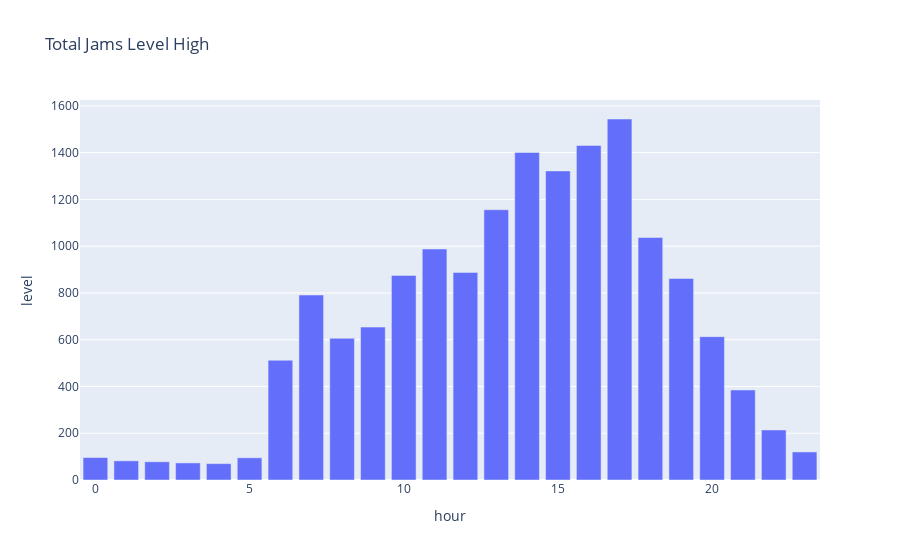

Notebook code for this chart:
### Code cell
px.bar(
    jams[jams.level==3].groupby('hour')['level'].count().reset_index(),
    x='hour',
    y='level',
    title='Total Jams Level High'
)

### Figure 1 — Plotly figure (JSON) as saved in the notebook; plotly's stock layout.template omitted (floating-point values rounded to 4 significant figures)
{"data": [{"alignmentgroup": "True", "hovertemplate": "hour=%{x}<br>level=%{y}<extra></extra>", "legendgroup": "", "marker": {"color": "#636efa", "pattern": {"shape": ""}}, "name": "", "offsetgroup": "", "orientation": "v", "showlegend": false, "textposition": "auto", "type": "bar", "x": [0, 1, 2, 3, 4, 5, 6, 7, 8, 9, 10, 11, 12, 13, 14, 15, 16, 17, 18, 19, 20, 21, 22, 23], "xaxis": "x", "y": [96, 82, 78, 73, 70, 95, 512, 791, 606, 654, 875, 988, 888, 1156, 1401, 1322, 1431, 1544, 1037, 862, 613, 385, 214, 120], "yaxis": "y"}], "layout": {"barmode": "relative", "legend": {"tracegroupgap": 0}, "title": {"text": "Total Jams Level High"}, "xaxis": {"anchor": "y", "domain": [0, 1], "title": {"text": "hour"}}, "yaxis": {"anchor": "x", "domain": [0, 1], "title": {"text": "level"}}}}
